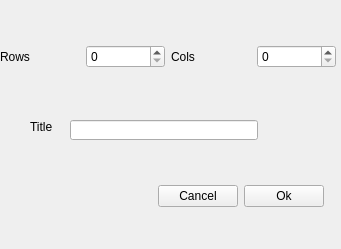
<?xml version="1.0" encoding="UTF-8"?>
<ui version="4.0">
 <class>rowsColsWidget</class>
 <widget class="QWidget" name="rowsColsWidget">
  <property name="geometry">
   <rect>
    <x>0</x>
    <y>0</y>
    <width>341</width>
    <height>249</height>
   </rect>
  </property>
  <property name="windowTitle">
   <string>Form</string>
  </property>
  <widget class="QWidget" name="verticalLayoutWidget_2">
   <property name="geometry">
    <rect>
     <x>0</x>
     <y>0</y>
     <width>336</width>
     <height>113</height>
    </rect>
   </property>
   <layout class="QVBoxLayout" name="verticalLayout_2">
    <item>
     <layout class="QHBoxLayout" name="horizontalLayout">
      <item>
       <widget class="QLabel" name="label">
        <property name="text">
         <string>Rows</string>
        </property>
       </widget>
      </item>
      <item>
       <widget class="QSpinBox" name="spinBoxRows"/>
      </item>
      <item>
       <widget class="QLabel" name="label_2">
        <property name="text">
         <string>Cols</string>
        </property>
       </widget>
      </item>
      <item>
       <widget class="QSpinBox" name="spinBoxCols"/>
      </item>
     </layout>
    </item>
   </layout>
  </widget>
  <widget class="QWidget" name="">
   <property name="geometry">
    <rect>
     <x>-10</x>
     <y>170</y>
     <width>334</width>
     <height>52</height>
    </rect>
   </property>
   <layout class="QHBoxLayout" name="horizontalLayout_2">
    <item>
     <spacer name="horizontalSpacer">
      <property name="orientation">
       <enum>Qt::Horizontal</enum>
      </property>
      <property name="sizeHint" stdset="0">
       <size>
        <width>40</width>
        <height>20</height>
       </size>
      </property>
     </spacer>
    </item>
    <item>
     <widget class="QPushButton" name="pushButton_Cancel">
      <property name="text">
       <string>Cancel</string>
      </property>
      <property name="icon">
       <iconset>
        <normaloff>:/cancel</normaloff>:/cancel</iconset>
      </property>
     </widget>
    </item>
    <item>
     <widget class="QPushButton" name="pushButton_Ok">
      <property name="text">
       <string>Ok</string>
      </property>
      <property name="icon">
       <iconset>
        <normaloff>:/ok</normaloff>:/ok</iconset>
      </property>
     </widget>
    </item>
   </layout>
  </widget>
  <widget class="QLineEdit" name="lineEdit">
   <property name="geometry">
    <rect>
     <x>70</x>
     <y>120</y>
     <width>188</width>
     <height>20</height>
    </rect>
   </property>
  </widget>
  <widget class="QLabel" name="label_3">
   <property name="geometry">
    <rect>
     <x>30</x>
     <y>120</y>
     <width>47</width>
     <height>13</height>
    </rect>
   </property>
   <property name="text">
    <string>Title</string>
   </property>
  </widget>
 </widget>
 <resources/>
 <connections/>
</ui>
